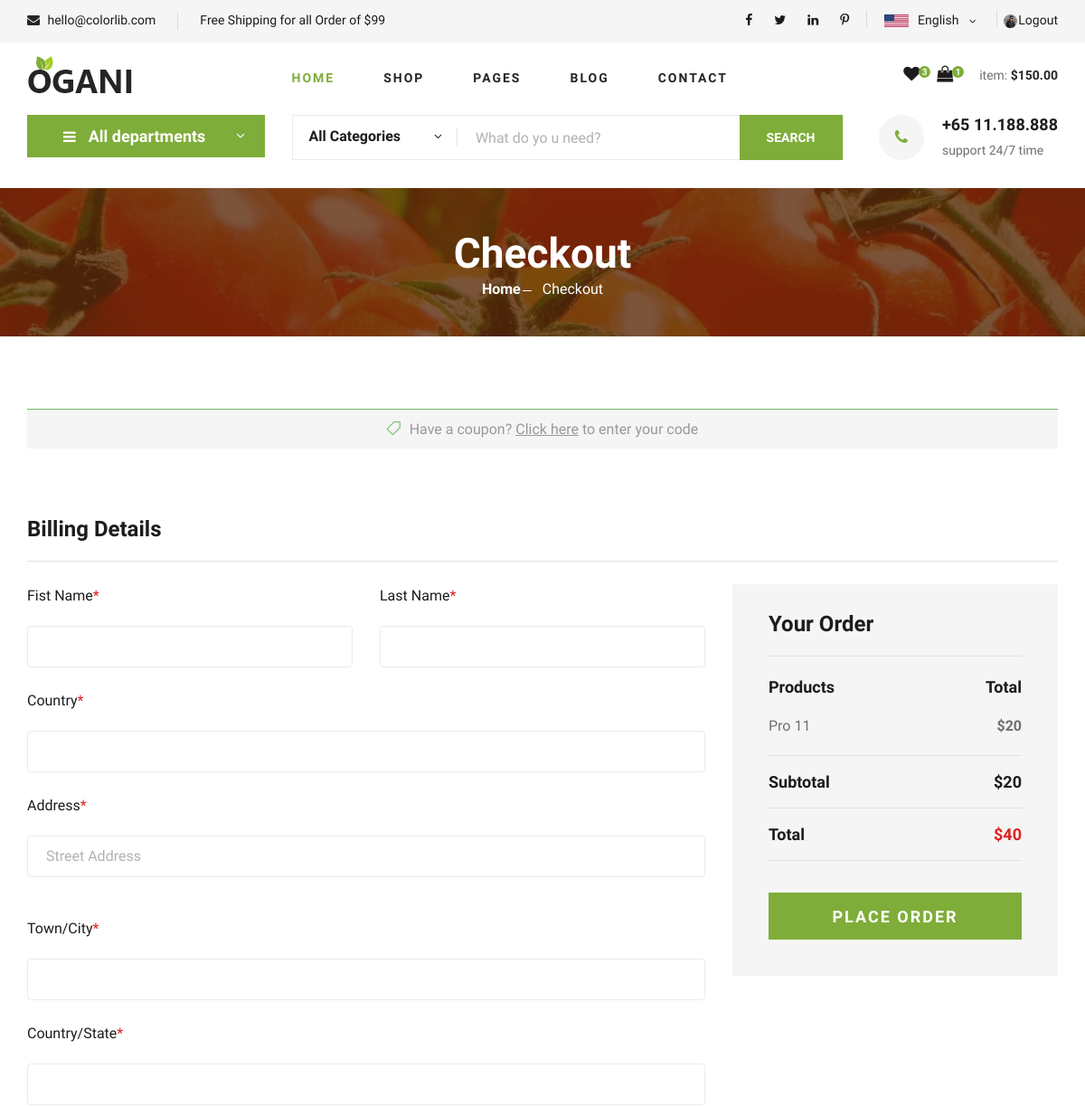
The app's page /checkout (signed in, upper part), older data.
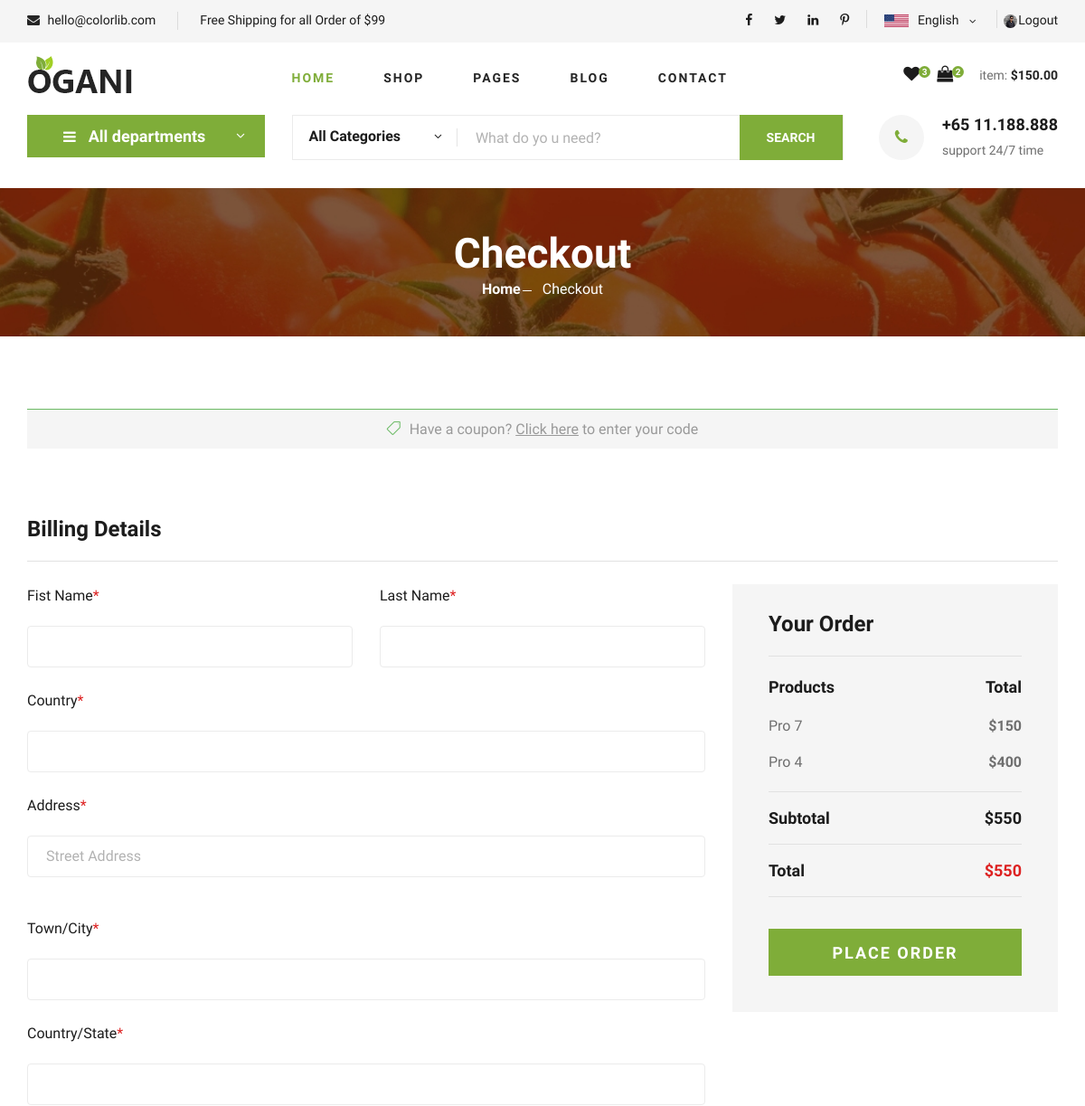
The same page, newer data.
### myapp/models.py (models this page shows, shortened)
class cart(models.Model):
    user=models.ForeignKey(user,on_delete=models.CASCADE)
    product=models.ForeignKey(product,on_delete=models.CASCADE)
    qty=models.IntegerField(default=1)
    total_price=models.IntegerField(default=1)
    added_at=models.DateTimeField(auto_now_add=True)

class product(models.Model):
    name=models.CharField(max_length=100)
    price = models.IntegerField()
    image=models.ImageField(upload_to="image")
    category=models.ForeignKey(category,on_delete=models.CASCADE,blank=True,null=True)

### myapp/views.py (the view)
# urls.py: path('checkout', views.checkout, name='checkout'),
def checkout(request):
        cid=category.objects.all().order_by("-id")
        uid=user.objects.get(username=request.session['username'])
        wid_count=wishlist.objects.filter(user=uid).count()
        cid_count=cart.objects.filter(user=uid).count()
        cart_items = cart.objects.filter(user=uid).select_related('product')
        subtotal=sum(item.total_price for item in cart_items)
        shipping=0 if subtotal>99 else 20
        total=subtotal+shipping
        contaxt={
                "cid":cid,
                "uid":uid,
                "wid_count": wid_count,
                "cid_count": cid_count,
                "cart_items":cart_items,
                "subtotal":subtotal,
                "shipping":shipping,
                "total":total,
            }
        return render(request,"checkout.html", contaxt)

### myapp/templates/checkout.html (shortened to what the changed rows need)
{% load static %}
<!DOCTYPE html>
<html lang="zxx">
<head>
    <link rel="stylesheet" href="{% static 'css/bootstrap.min.css' %}" type="text/css">
    <link rel="stylesheet" href="{% static 'css/font-awesome.min.css' %}" type="text/css">
    <link rel="stylesheet" href="{% static 'css/elegant-icons.css' %}" type="text/css">
    <link rel="stylesheet" href="{% static 'css/nice-select.css' %}" type="text/css">
    <link rel="stylesheet" href="{% static 'css/jquery-ui.min.css' %}" type="text/css">
    <link rel="stylesheet" href="{% static 'css/owl.carousel.min.css' %}" type="text/css">
    <link rel="stylesheet" href="{% static 'css/slicknav.min.css' %}" type="text/css">
    <link rel="stylesheet" href="{% static 'css/style.css' %}" type="text/css">
</head>
<body>
    <header class="header">
        <div class="container">
            <div class="row">
                <div class="col-lg-3">
                    <div class="header__cart">
                        <ul>
                            <li><a href="{% url 'shoping_cart' %}"><i class="fa fa-shopping-bag"></i> <span>{{cid_count}}</span></a></li>
                        </ul>
                    </div>
                </div>
            </div>
        </div>
    </header>
    <section class="breadcrumb-section set-bg" data-setbg="{% static 'img/breadcrumb.jpg' %}">
        <div class="container">
            <div class="row">
                <div class="col-lg-12 text-center">
                    <div class="breadcrumb__text">
                        <h2>Checkout</h2>
                    </div>
                </div>
            </div>
        </div>
    </section>
    <section class="checkout spad">
        <div class="container">
            <div class="checkout__form">
                <form action="{% url 'Add_Billing' %}" method="post">
                    <div class="row">
                        <div class="col-lg-4 col-md-6">
                            <div class="checkout__order">
                                <ul>
                                    {% for item in cart_items %}
                                    <li>{{item.product.name}}<span>${{item.total_price}}</span></li>
                                    {% endfor %}
                                </ul>
                                <div class="checkout__order__subtotal">Subtotal <span>${{subtotal}}</span></div>
                                <div class="checkout__order__total">Total <span>${{total}}</span></div>
                            </div>
                        </div>
                    </div>
                </form>
            </div>
        </div>
    </section>
</body>
</html>

Row changes from the older to the newer data that the page shows:
removed cart: product.name "Pro 11", total_price "20"
added cart: product.name "Pro 7", total_price "150"
added cart: product.name "Pro 4", total_price "400"
Text that changed along with them:
{{ cid_count }}: "1" → "2"
{{ subtotal }}: "20" → "550"
{{ total }}: "40" → "550"
